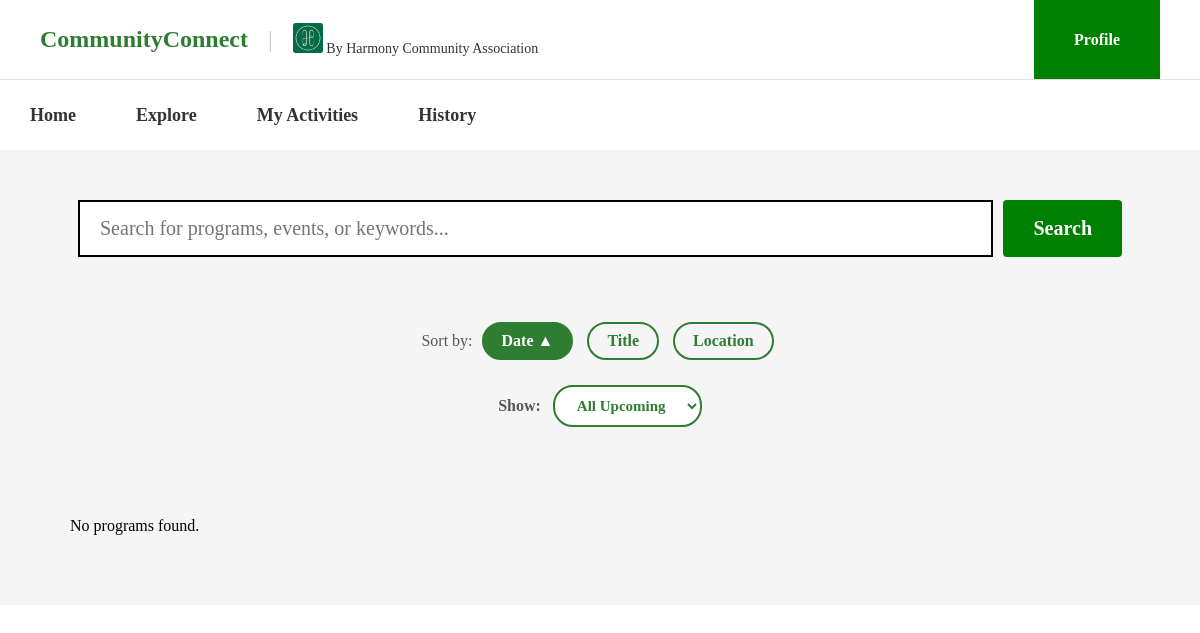
The app's page /MainPage/program.php (signed in), older data.
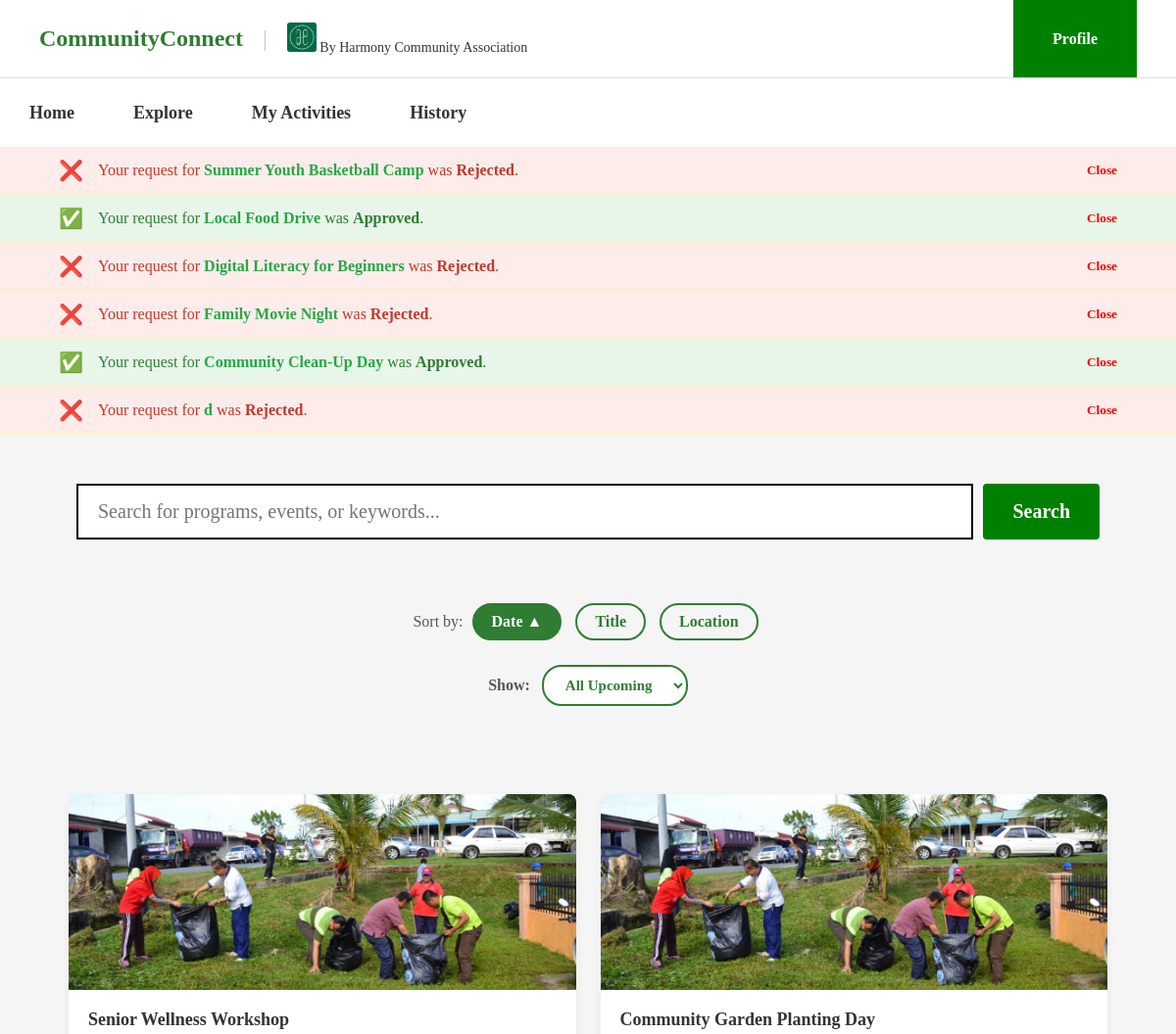
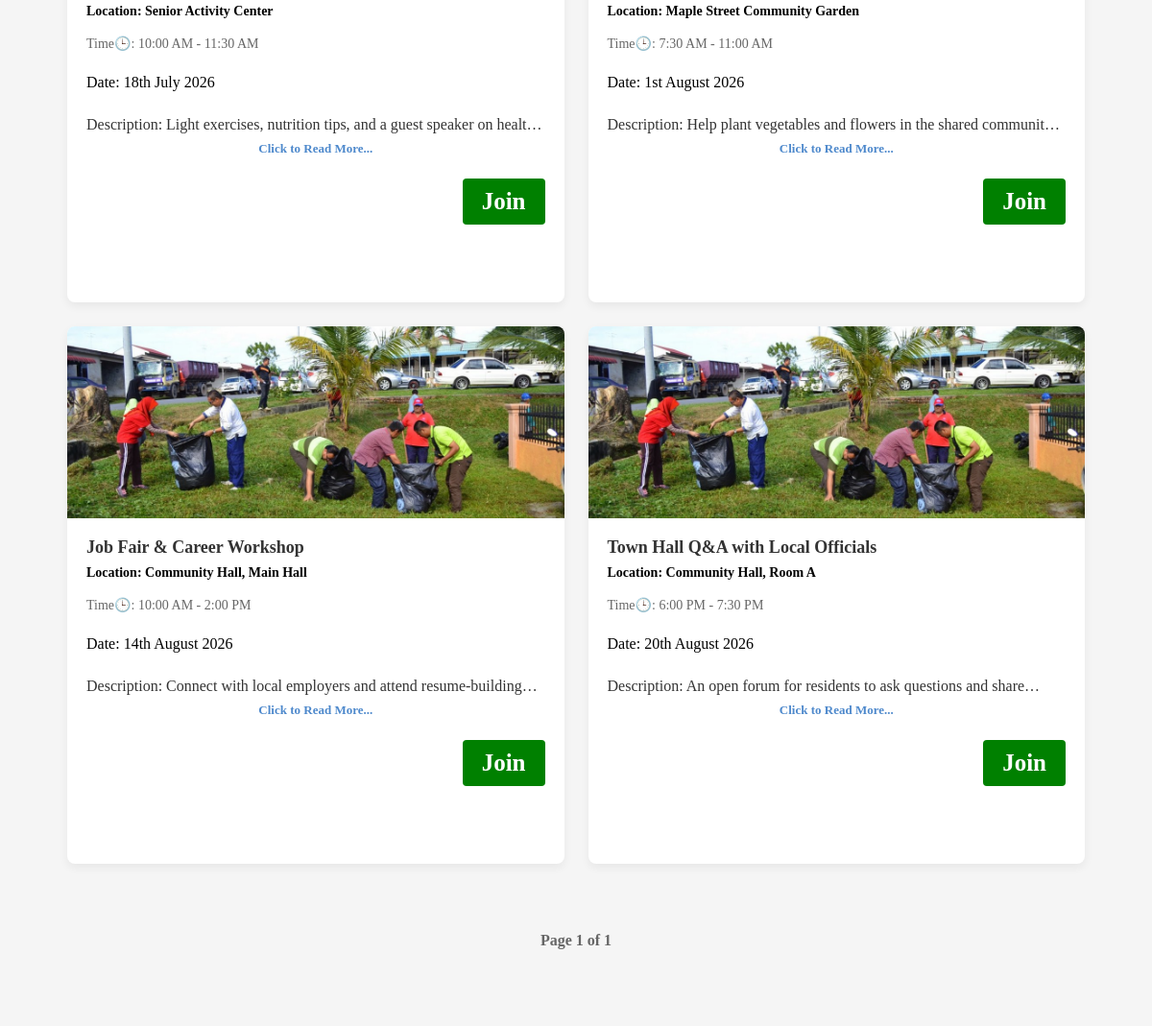
The same page, newer data (2 pictures, top to bottom).
### tables this page shows
CREATE TABLE `user_program` (
  `id` int(11) NOT NULL,
  `user_id` int(11) NOT NULL,
  `program_id` int(11) NOT NULL,
  `status` varchar(30) NOT NULL,
  `Reg_date` datetime NOT NULL
);

CREATE TABLE `program` (
  `id` int(11) NOT NULL,
  `title` varchar(150) NOT NULL,
  `event_date` date NOT NULL,
  `start_time` time NOT NULL,
  `end_time` time NOT NULL,
  `location` varchar(200) NOT NULL,
  `description` text NOT NULL,
  `image` varchar(255) NOT NULL DEFAULT 'Images/gotong-royong.jpg'
);

### MainPage/program.php (the view, shortened to what the changed rows need)
<?php
global $connection;
$limit = 6;
$page = isset($_GET['page']) ? (int)$_GET['page'] : 1;
$offset = ($page - 1) * $limit;
$user_id = $_SESSION['id'];
$allowed_sorts = ['event_date', 'title', 'location'];
$sort = in_array($_GET['sort'] ?? '', $allowed_sorts) ? $_GET['sort'] : 'event_date';
$allowed_orders=['asc', 'desc'];
$order = in_array(strtolower($_GET['order'] ?? ''), $allowed_orders) ? strtolower($_GET['order']) : 'asc';
$filter_condition = "";
$search_query = ($_GET['program'] ?? "");
if ($search_query !== "") {
    $count_sql = "SELECT COUNT(*) AS total FROM program
        WHERE title LIKE '%$search_query%'
        AND event_date >= CURDATE()
        $filter_condition
        AND id NOT IN (SELECT program_id FROM user_program WHERE user_id= '$user_id')";
    $count_result = mysqli_query($connection, $count_sql);
    $total_rows = mysqli_fetch_assoc($count_result)['total'];
    $sql = "SELECT * FROM program
    WHERE title LIKE '%$search_query%'
    AND event_date >= CURDATE()
    $filter_condition
    AND id NOT IN (SELECT program_id FROM user_program WHERE user_id= '$user_id')
    ORDER BY $sort $order
    LIMIT $limit OFFSET $offset";
} else {
    $count_sql = "SELECT COUNT(*) AS total FROM program
    WHERE id NOT IN (SELECT program_id FROM user_program WHERE user_id= '$user_id')
    AND event_date >= CURDATE()
    $filter_condition";
    $count_result = mysqli_query($connection, $count_sql);
    $total_rows = mysqli_fetch_assoc($count_result)['total'];
    $sql = "SELECT * FROM program
    WHERE id NOT IN (SELECT program_id FROM user_program WHERE user_id= '$user_id')
    AND event_date >= CURDATE()
    $filter_condition
    ORDER BY $sort $order
    LIMIT $limit OFFSET $offset
    ";
}
$result = mysqli_query($connection, $sql);
$total_pages = ceil($total_rows / $limit);
?>
<!DOCTYPE html>
<html lang="en">
<head>
    <link rel="stylesheet" href="../CSS/user.css">
</head>
<body>
    <header class="top-header">
        <div class="header-left">
            <h1 class="brand-title">CommunityConnect</h1>
        </div>
    </header>
    <?php include 'notification.php'; ?>
    <div class="page-content">
        <div class="programs-section">
            <?php
            if ($result && mysqli_num_rows($result) > 0) {
                while ($row = mysqli_fetch_assoc($result)) {
            ?>
                    <div class="program-card">
                        <img src="../<?= htmlspecialchars($row['image']) ?>" alt="<?= htmlspecialchars($row['title']) ?>">
                        <div class="card-content">
                            <h3><?php echo ($row['title']); ?></h3>
                            <p class="location">Location: <?php echo ($row['location']); ?></p>
                            <p class="time">Time🕒: <?php echo date("g:i A", strtotime($row['start_time'])) . " - " . date("g:i A", strtotime($row['end_time'])); ?></p><br>
                            <p class="date">Date: <?php echo date("jS F Y", strtotime($row['event_date'])); ?></p><br>
                            <p class="description">Description: <?php echo ($row['description']); ?></p>
                            <button type="button" class="read-more-link" onclick="openDescModal('<?= addslashes(htmlspecialchars($row['title'])) ?>', '<?= addslashes(htmlspecialchars($row['description'])) ?>')">
                                Click to Read More...
                            </button>
                            <a href="join_request_submitted.php?program_id=<?php echo $row['id']; ?>">
                                <button class="join">Join</button>
                            </a>
                        </div>
                    </div>
            <?php
                }
            } else {
                echo "<p>No programs found.</p>";
            }
            ?>
        </div>
        <?php if ($total_rows > 0): ?>
            <div style="text-align: center; margin: 40px 0; font-family: Arial, sans-serif; font-weight: bold;">
                <span style="display: inline-block; margin: 0 10px; color: #666; vertical-align: middle;">
                    Page <?php echo $page; ?> of <?php echo $total_pages; ?>
                </span>
            </div>
        <?php endif; ?>
    </div>
</body>
</html>

### MainPage/notification.php (shortened to what the changed rows need)
<?php
global $connection;
$user_id = $_SESSION['id'];
$decision_sql = "SELECT up.id, up.status, p.title
                  FROM user_program up
                  INNER JOIN program p ON up.program_id = p.id
                  WHERE up.user_id = '$user_id'
                  AND up.status IN ('Approved', 'Rejected')
                  AND up.notified = 0";
$decision_result = mysqli_query($connection, $decision_sql);
?>
    <?php
    if ($decision_result && mysqli_num_rows($decision_result) > 0) {
        while ($decision_row = mysqli_fetch_assoc($decision_result)) {
            $is_approved = $decision_row['status'] === 'Approved';
    ?>
            <div class="notification-banner" id="decision-<?= $decision_row['id'] ?>"
                style="background-color: <?= $is_approved ? '#e8f5e9' : '#fdecea' ?>; color: <?= $is_approved ? '#2e7d32' : '#c0392b' ?>;">
                <div class="notification-content">
                    <span class="notification-icon"><?= $is_approved ? '✅' : '❌' ?></span>
                    <div>
                        Your request for
                        <span class="notification-highlight"><?= htmlspecialchars($decision_row['title']) ?></span>
                        was <strong><?= $decision_row['status'] ?></strong>.
                    </div>
                </div>
                <button onclick="dismissDecision(<?= $decision_row['id'] ?>)" style="color: red; border: none; background: none; cursor: pointer; font-weight: bold;">
                    Close
                </button>
            </div>
    <?php
        }
    }
    ?>
        </body>
        </html>

Row changes from the older to the newer data that the page shows:
added user_program: program.title "Summer Youth Basketball Camp", status "Rejected"
added user_program: program.title "Local Food Drive", status "Approved"
added user_program: program.title "Digital Literacy for Beginners", status "Rejected"
added user_program: program.title "Family Movie Night", status "Rejected"
added user_program: program.title "Community Clean-Up Day", status "Approved"
added user_program: program.title "d", status "Rejected"
added program: image (picture), title "Senior Wellness Workshop", location "Senior Activity Center", start_time "10:00 AM", end_time "11:30 AM", event_date "18th July 2026", description "Light exercises, nutrition tips, and a guest speaker on…"
added program: image (picture), title "Community Garden Planting Day", location "Maple Street Community Garden", start_time "7:30 AM", end_time "11:00 AM", event_date "1st August 2026", description "Help plant vegetables and flowers in the shared…"
added program: image (picture), title "Job Fair & Career Workshop", location "Community Hall, Main Hall", start_time "10:00 AM", end_time "2:00 PM", event_date "14th August 2026", description "Connect with local employers and attend…"
added program: image (picture), title "Town Hall Q&A with Local Officials", location "Community Hall, Room A", start_time "6:00 PM", end_time "7:30 PM", event_date "20th August 2026", description "An open forum for residents to ask questions and…"
Text that changed along with them:
$page: (not shown) → "1"
$total_pages: (not shown) → "1"
text no longer shown: "No programs found."
text now shown: "Page of"
